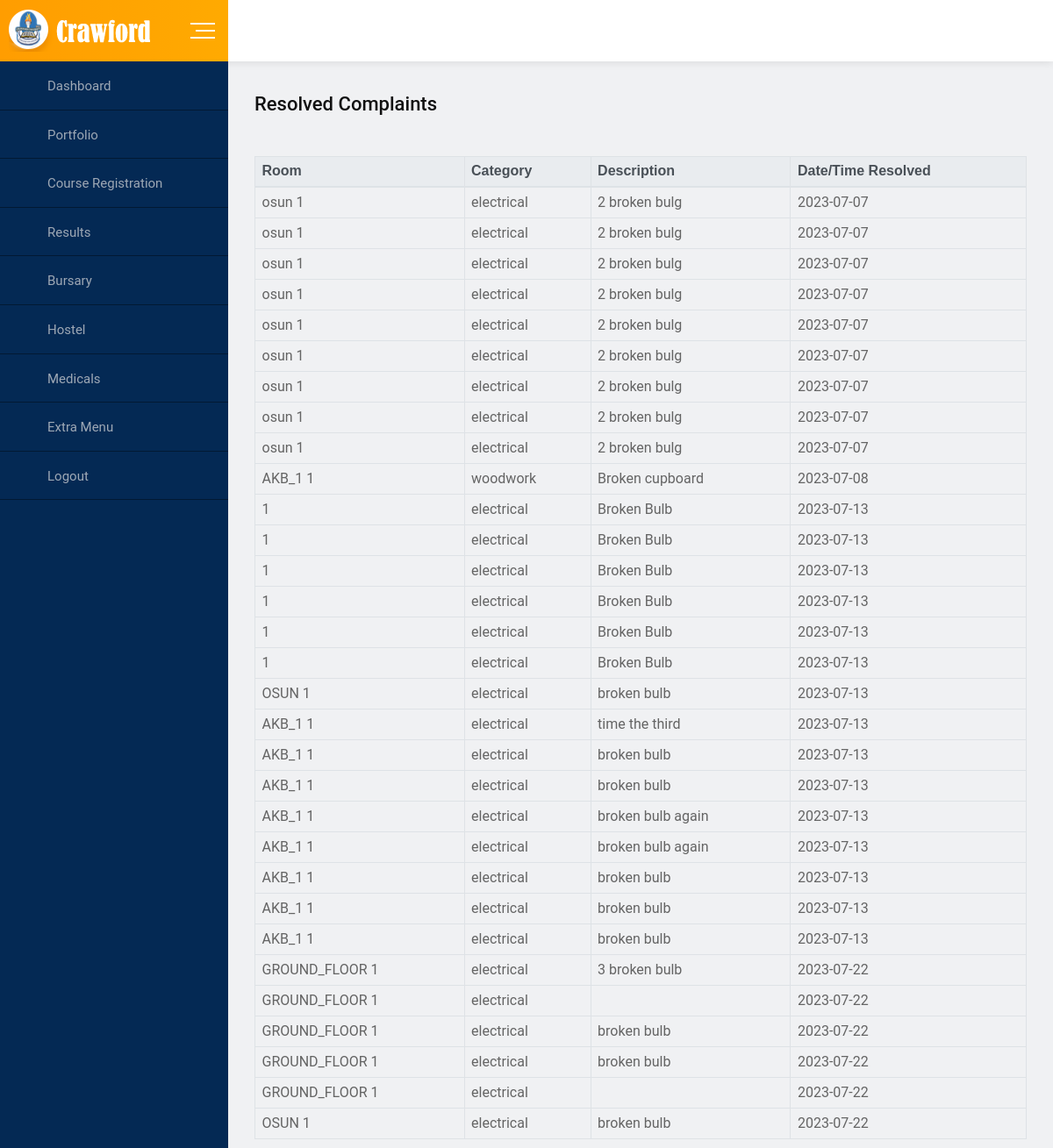
The page /adminside/oldcomplaints.php on the database as committed earlier.
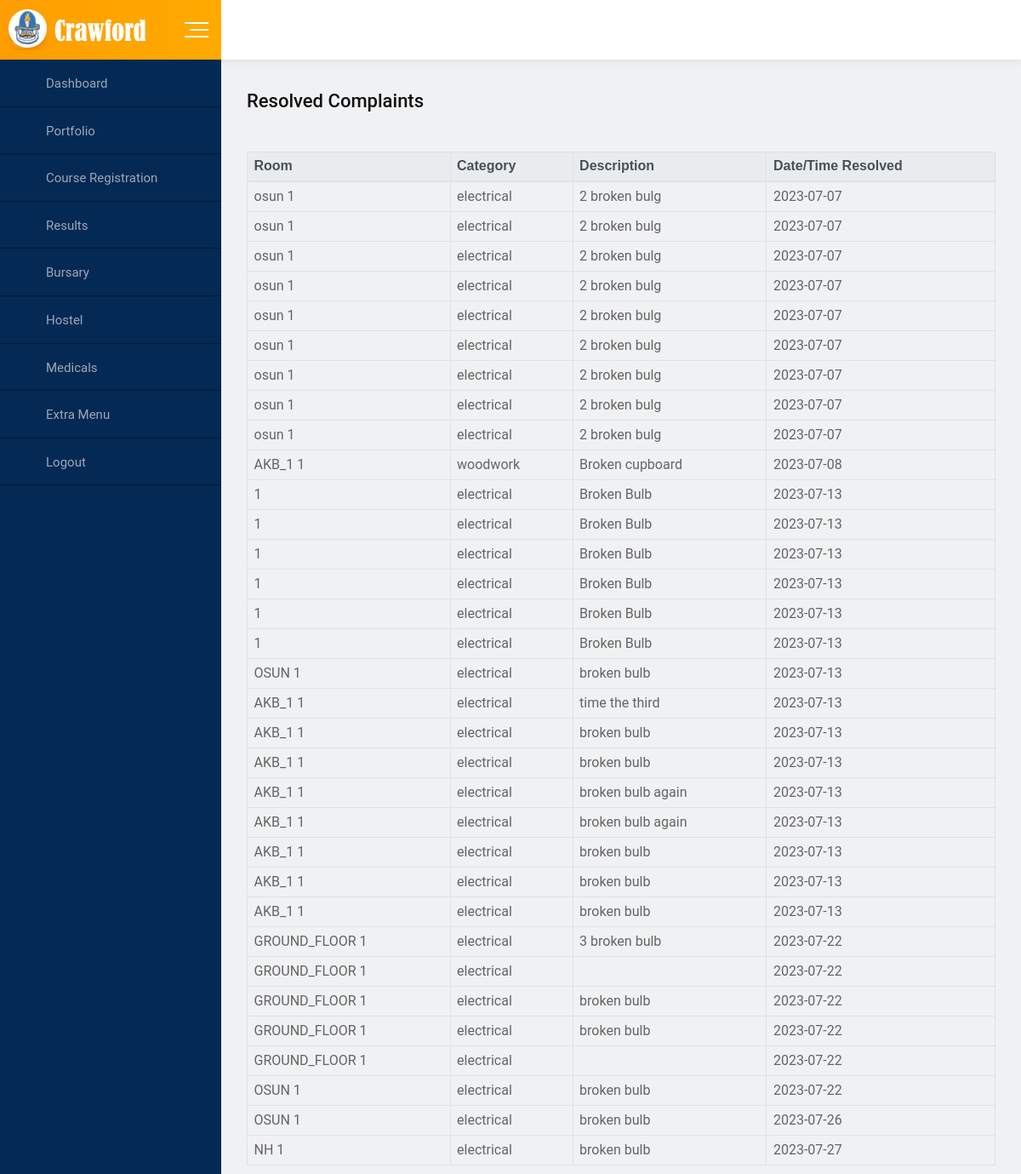
The same page on the database as committed later.
### tables this page shows
CREATE TABLE IF NOT EXISTS `resolvedcomplaints` (
  `sn` int(11) NOT NULL AUTO_INCREMENT,
  `room_no` varchar(45) NOT NULL,
  `category` varchar(45) NOT NULL,
  `description` varchar(1000) DEFAULT NULL,
  `date_time_resolved` date DEFAULT NULL,
  PRIMARY KEY (`sn`)
);

### adminside/oldcomplaints.php (the view, shortened to what this page needs)
<?php
include_once 'connectMySQLi.php';
?>
<html>
<head>
    <link rel="stylesheet" href="css/normalize.css">
    <link rel="stylesheet" href="css/main.css">
    <link rel="stylesheet" href="css/bootstrap.min.css">
    <link rel="stylesheet" href="css/all.min.css">
    <link rel="stylesheet" href="fonts/flaticon.css">
    <link rel="stylesheet" href="css/fullcalendar.min.css">
    <link rel="stylesheet" href="css/animate.min.css">
    <link rel="stylesheet" href="css/jquery.dataTables.min.css">
    <link rel="stylesheet" href="style.css">
  </head>
  <body>
    <div id="wrapper" class="wrapper bg-ash">
        <div class="navbar navbar-expand-md header-menu-one bg-light">
            <div class="nav-bar-header-one">
                <div class="header-logo">
                    <a href="#">
                        <img src="logo.png" alt="logo">
                    </a>
                </div>
                <div class="toggle-button sidebar-toggle">
                    <button type="button" class="item-link">
                        <span class="btn-icon-wrap">
                            <span></span>
                            <span></span>
                            <span></span>
                        </span>
                    </button>
                </div>
            </div>
        </div>
      <div class="dashboard-page-one">
          <div class="sidebar-main sidebar-menu-one sidebar-expand-md sidebar-color">
              <?php include "adminnavbar.php"; ?>
          </div>
        <div class="dashboard-content-one">
                <div class="breadcrumbs-area">
                    <h3>Resolved Complaints</h3>
                </div>
        <div class="page-content inset">
        <?php
        $query = "SELECT * FROM resolvedcomplaints";
        echo '<table class="table table-bordered noprint" border="2" cell cellspacing="15" cellpadding="5" width="1000">
            <thead class="thead-light">
                <th> <font face="Arial">Room</font> </th>
                <th> <font face="Arial">Category</font> </th>
                <th> <font face="Arial">Description</font> </th>
                <th> <font face="Arial">Date/Time Resolved</font> </th>
            </thead>';
        if ($result = $conn->query($query)) {
            while ($row = $result->fetch_assoc()) {
                $room_no = $row["room_no"];
                $category = $row["category"];
                $description = $row["description"];
                $date_time_resolved = $row["date_time_resolved"];
                echo '<tr>
                        <td>'.$room_no.'</td>
                        <td>'.$category.'</td>
                        <td>'.$description.'</td>
                        <td>'.$date_time_resolved.'</td>
                    </tr>';
            }
        }
        ?>
        </div>
      </div>
    </div>
</body>
</html>

Rows that differ between the two databases and show on the page:
added resolvedcomplaints: room_no "OSUN 1", category "electrical", description "broken bulb", date_time_resolved "2023-07-26"
added resolvedcomplaints: room_no "NH 1", category "electrical", description "broken bulb", date_time_resolved "2023-07-27"
